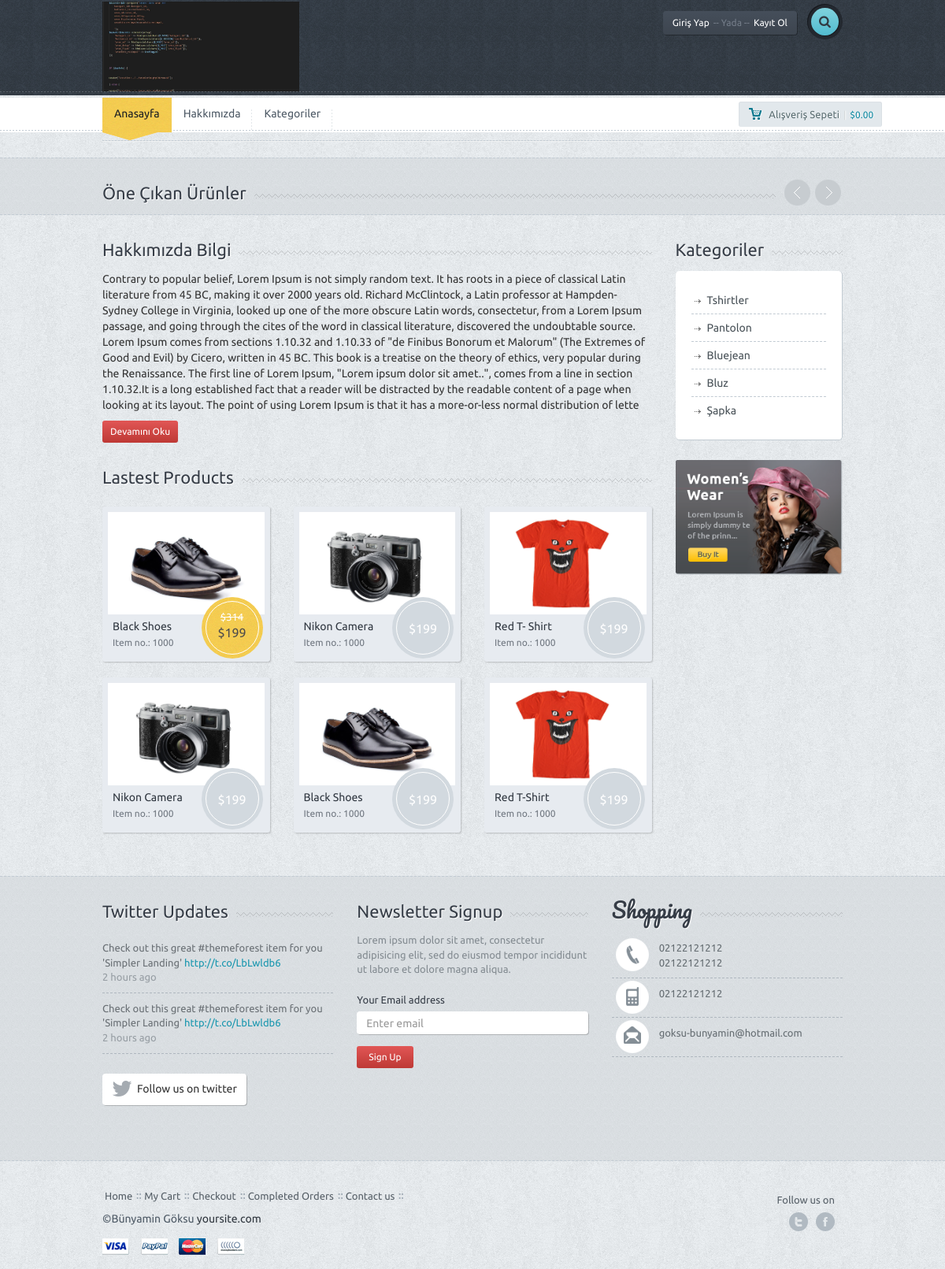
The page / on the database its author committed.
### tables this page shows
CREATE TABLE `ayar` (
  `ayar_id` int(11) NOT NULL,
  `ayar_logo` varchar(250) NOT NULL,
  `ayar_title` varchar(250) NOT NULL,
  `ayar_description` varchar(250) NOT NULL,
  `ayar_keywords` varchar(50) NOT NULL,
  `ayar_author` varchar(50) NOT NULL,
  `ayar_tel` varchar(50) NOT NULL,
  `ayar_gsm` varchar(50) NOT NULL,
  `ayar_faks` varchar(50) NOT NULL,
  `ayar_mail` varchar(50) NOT NULL,
  `ayar_ilce` varchar(50) NOT NULL,
  `ayar_il` varchar(50) NOT NULL,
  `ayar_adres` varchar(250) NOT NULL,
  `ayar_mesai` varchar(250) NOT NULL,
  `ayar_maps` varchar(250) NOT NULL,
  `ayar_analystic` varchar(50) NOT NULL,
  `ayar_zopim` varchar(50) NOT NULL,
  `ayar_facebook` varchar(50) NOT NULL,
  `ayar_twitter` varchar(50) NOT NULL,
  `ayar_google` varchar(50) NOT NULL,
  `ayar_youtube` varchar(50) NOT NULL,
  `ayar_smtphost` varchar(50) NOT NULL,
  `ayar_smtpuser` varchar(50) NOT NULL,
  `ayar_smtppassword` varchar(50) NOT NULL,
  `ayar_smtpport` varchar(50) NOT NULL,
  `ayar_bakim` enum('0','1') NOT NULL DEFAULT '1'
);

CREATE TABLE `menu` (
  `menu_id` int(11) NOT NULL,
  `menu_ust` varchar(50) NOT NULL,
  `menu_ad` varchar(100) NOT NULL,
  `menu_detay` text NOT NULL,
  `menu_url` varchar(250) NOT NULL,
  `menu_sira` int(2) NOT NULL,
  `menu_durum` enum('0','1') NOT NULL,
  `menu_seourl` varchar(250) NOT NULL
);

CREATE TABLE `hakkimizda` (
  `hakkimizda_id` int(11) NOT NULL,
  `hakkimizda_baslik` varchar(250) NOT NULL,
  `hakkimizda_icerik` text NOT NULL,
  `hakkimizda_vizyon` varchar(500) NOT NULL,
  `hakkimizda_misyon` varchar(500) NOT NULL
);

CREATE TABLE `kategori` (
  `kategori_id` int(11) NOT NULL,
  `kategori_ad` varchar(100) NOT NULL,
  `kategori_ust` int(2) NOT NULL,
  `kategori_seourl` varchar(250) NOT NULL,
  `kategori_sira` int(2) NOT NULL,
  `kategori_durum` enum('0','1') NOT NULL DEFAULT '1'
);

### nedmin/production/fonksiyon.php (called while the page is built, shortened)
<?php
function seo($str, $options = array())
{
    $str = mb_convert_encoding((string)$str, 'UTF-8', mb_list_encodings());
    $defaults = array(
        'delimiter' => '-',
        'limit' => null,
        'lowercase' => true,
        'replacements' => array(),
        'transliterate' => true
    );
    $options = array_merge($defaults, $options);
    $str = preg_replace(array_keys($options['replacements']), $options['replacements'], $str);
    if ($options['transliterate']) {
        $str = str_replace(array_keys($char_map), $char_map, $str);
    }
    $str = preg_replace('/[^\p{L}\p{Nd}]+/u', $options['delimiter'], $str);
    $str = preg_replace('/(' . preg_quote($options['delimiter'], '/') . '){2,}/', '$1', $str);
    $str = mb_substr($str, 0, ($options['limit'] ? $options['limit'] : mb_strlen($str, 'UTF-8')), 'UTF-8');
    $str = trim($str, $options['delimiter']);
    return $options['lowercase'] ? mb_strtolower($str, 'UTF-8') : $str;
}
?>

### index.php (the view, shortened to what this page needs)
<?php include 'header.php' ?>
<div class="container">
	<div class="lines"></div>
	<?php include 'slider.php' ?>
</div>
<div class="f-widget featpro">
	<div class="container">
		<div class="title-widget-bg">
			<div class="title-widget">Öne Çıkan Ürünler</div>
			<div class="carousel-nav">
				<a class="prev"></a>
				<a class="next"></a>
			</div>
		</div>
	</div>
</div>
<div class="container">
	<div class="row">
		<div class="col-md-9">
			<div class="title-bg">
				<div class="title">Hakkımızda Bilgi</div>
			</div>
			<p class="ct">
				<?php
				$hakkimizdasor = $db->prepare("SELECT * FROM hakkimizda where hakkimizda_id=:hakkimizda_id");
				$hakkimizdasor->execute(array(
					'hakkimizda_id' => 0
				));
				$hakkimizdacek = $hakkimizdasor->fetch(PDO::FETCH_ASSOC);
				 echo substr($hakkimizdacek['hakkimizda_icerik'],0,1000) ?>
			</p>
			<a href="hakkimizda" class="btn btn-default btn-red btn-sm">Devamını Oku</a>
			<div class="title-bg">
				<div class="title">Lastest Products</div>
			</div>
			<div class="row prdct">
				<div class="col-md-4">
					<div class="productwrap">
						<div class="pr-img">
							<a href="product.htm"><img src="images\sample-2.jpg" alt="" class="img-responsive"></a>
							<div class="pricetag on-sale">
								<div class="inner on-sale"><span class="onsale"><span class="oldprice">$314</span>$199</span></div>
							</div>
						</div>
						<span class="smalltitle"><a href="product.htm">Black Shoes</a></span>
						<span class="smalldesc">Item no.: 1000</span>
					</div>
				</div>
				<div class="col-md-4">
					<div class="productwrap">
						<div class="pr-img">
							<a href="product.htm"><img src="images\sample-1.jpg" alt="" class="img-responsive"></a>
							<div class="pricetag">
								<div class="inner">$199</div>
							</div>
						</div>
						<span class="smalltitle"><a href="product.htm">Nikon Camera</a></span>
						<span class="smalldesc">Item no.: 1000</span>
					</div>
				</div>
				<div class="col-md-4">
					<div class="productwrap">
						<div class="pr-img">
							<a href="product.htm"><img src="images\sample-3.jpg" alt="" class="img-responsive"></a>
							<div class="pricetag">
								<div class="inner">$199</div>
							</div>
						</div>
						<span class="smalltitle"><a href="product.htm">Red T- Shirt</a></span>
						<span class="smalldesc">Item no.: 1000</span>
					</div>
				</div>
				<div class="col-md-4">
					<div class="productwrap">
						<div class="pr-img">
							<a href="product.htm"><img src="images\sample-1.jpg" alt="" class="img-responsive"></a>
							<div class="pricetag">
								<div class="inner">$199</div>
							</div>
						</div>
						<span class="smalltitle"><a href="product.htm">Nikon Camera</a></span>
						<span class="smalldesc">Item no.: 1000</span>
					</div>
				</div>
				<div class="col-md-4">
					<div class="productwrap">
						<div class="pr-img">
							<a href="product.htm"><img src="images\sample-2.jpg" alt="" class="img-responsive"></a>
							<div class="pricetag">
								<div class="inner">$199</div>
							</div>
						</div>
						<span class="smalltitle"><a href="product.htm">Black Shoes</a></span>
						<span class="smalldesc">Item no.: 1000</span>
					</div>
				</div>
				<div class="col-md-4">
					<div class="productwrap">
						<div class="pr-img">
							<a href="product.htm"><img src="images\sample-3.jpg" alt="" class="img-responsive"></a>
							<div class="pricetag">
								<div class="inner">$199</div>
							</div>
						</div>
						<span class="smalltitle"><a href="product.htm">Red T-Shirt</a></span>
						<span class="smalldesc">Item no.: 1000</span>
					</div>
				</div>
			</div>
			<div class="spacer"></div>
		</div>
		<?php include 'sidebar.php' ?>
	</div>
</div>
<?php include 'footer.php' ?>

### header.php (shortened to what this page needs)
<?php
include 'nedmin/netting/baglan.php';
include 'nedmin/production/fonksiyon.php';
$ayarsor = $db->prepare("SELECT * FROM ayar where ayar_id=:id");
$ayarsor->execute(array(
	'id' => 0
));
$ayarcek = $ayarsor->fetch(PDO::FETCH_ASSOC);
$kullanicisor = $db->prepare("SELECT * FROM kullanici where kullanici_mail=:mail");
$kullanicisor->execute(array(
	'mail' => $_SESSION['userkullanici_mail']
));
$kullanicicek = $kullanicisor->fetch(PDO::FETCH_ASSOC);
?>
<!DOCTYPE html>
<html lang="en">
<head>
	<link href='font-awesome\css\font-awesome.css' rel="stylesheet" type="text/css">
	<link href="bootstrap\css\bootstrap.min.css" rel="stylesheet">
	<link rel="stylesheet" href="style.css">
	<link rel="stylesheet" href="css\owl.carousel.css">
	<link rel="stylesheet" href="css\owl.transitions.css">
	<link rel="stylesheet" type="text/css" href="js\product\jquery.fancybox.css?v=2.1.5" media="screen">
</head>
<body>
	<div id="wrapper">
		<div class="header">
			<div class="container">
				<div class="row">
					<div class="col-xs-6 col-md-4 main-logo">
						<a href="index.php"><img width="250" src="<?php echo $ayarcek['ayar_logo'] ?>" alt="logo" class="logo img-responsive"></a>
					</div>
					<div class="col-md-8">
						<div class="pushright">
							<div class="top">
								<?php
								if (!isset($_SESSION['userkullanici_mail'])) { ?>
									<a href="#" id="reg" class="btn btn-default btn-dark">Giriş Yap<span>-- Yada --</span>Kayıt Ol</a>
								<?php } else { ?>
									<a href="#" class="btn btn-default btn-dark">Hoşgeldin<span>----</span><?php echo $kullanicicek['kullanici_adsoyad'] ?></a>
								<?php   } ?>
								<div class="srch-wrap">
									<a href="#" id="srch" class="btn btn-default btn-search"><i class="fa fa-search"></i></a>
								</div>
							</div>
						</div>
					</div>
				</div>
			</div>
			<div class="dashed"></div>
		</div>
		<div class="main-nav">
			<div class="navbar navbar-default navbar-static-top">
				<div class="container">
					<div class="row">
						<div class="col-md-10">
							<div class="navbar-collapse collapse">
								<ul class="nav navbar-nav">
									<li><a href="index.php" class="active">Anasayfa</a>
										<div class="curve"></div>
									</li>
									<?php
									$menusor = $db->prepare("SELECT * FROM menu where menu_durum=:durum order by menu_sira ASC limit 5");
									$menusor->execute(array(
										'durum' => 1
									));
									while ($menucek = $menusor->fetch(PDO::FETCH_ASSOC)) { ?>
										<li><a href="
									<?php
										if (!empty($menucek['menu_url'])) {
											echo $menucek['menu_url'];
										} else {
											echo "sayfa-" . seo($menucek['menu_ad']);
										}
									?>
									"><?php echo $menucek['menu_ad'] ?></a></li>
									<?php } ?>
								</ul>
							</div>
						</div>
						<div class="col-md-2 machart">
							<button id="popcart" class="btn btn-default btn-chart btn-sm "><span class="mychart">Alışveriş Sepeti</span>|<span class="allprice">$0.00</span></button>
						</div>
					</div>
				</div>
			</div>
		</div>

### sidebar.php
<div class="col-md-3">
	<div class="title-bg">
		<div class="title">Kategoriler</div>
	</div>
	<div class="categorybox">
		<ul>
			<?php
			$kategorisor = $db->prepare("SELECT * FROM kategori order by kategori_sira ASC");
			$kategorisor->execute();
			while ($kategoricek = $kategorisor->fetch(PDO::FETCH_ASSOC)) { ?>
				<li><a href="kategori-<?= seo($kategoricek["kategori_ad"]) ?>"><?php echo $kategoricek['kategori_ad'] ?></a></li>
			<?php } ?>
		</ul>
	</div>
	<div class="ads">
		<a href="product.htm"><img src="images\ads.png" class="img-responsive" alt=""></a>
	</div>
</div>

### footer.php (shortened to what this page needs)
<div class="f-widget">
		<div class="container">
			<div class="row">
				<div class="col-md-4">
					<div class="title-widget-bg">
						<div class="title-widget">Twitter Updates</div>
					</div>
					<ul class="tweets">
						<li>Check out this great #themeforest item for you
						'Simpler Landing' <a href="#">http://t.co/LbLwldb6 </a>
						<span>2 hours ago</span></li>
						<li class="lastone">Check out this great #themeforest item for you
						'Simpler Landing' <a href="#">http://t.co/LbLwldb6 </a>
						<span>2 hours ago</span></li>
					</ul>
					<a href="#" class="btn btn-default btn-follow"><i class="fa fa-twitter fa-2x"></i><div>Follow us on twitter</div></a>
				</div>
				<div class="col-md-4">
					<div class="title-widget-bg">
						<div class="title-widget">Newsletter Signup</div>
					</div>
					<div class="newsletter">
						<p>
							Lorem ipsum dolor sit amet, consectetur adipisicing elit, sed do eiusmod tempor incididunt ut labore et dolore magna aliqua.
						</p>
						<form role="form">
							<div class="form-group">
								<label>Your Email address</label>
								<input type="email" class="form-control newstler-input" id="exampleInputEmail1" placeholder="Enter email">
								<button class="btn btn-default btn-red btn-sm">Sign Up</button>
							</div>
						</form>
					</div>
				</div>
				<div class="col-md-4">
					<div class="title-widget-bg">
						<div class="title-widget-cursive">Shopping</div>
					</div>
					<ul class="contact-widget">
						<li class="fphone"><?php echo $ayarcek['ayar_tel'] ?><br><?php echo $ayarcek['ayar_faks'] ?></li>
						<li class="fmobile"><?php echo $ayarcek['ayar_gsm'] ?><br></li>
						<li class="fmail lastone"><?php echo $ayarcek['ayar_mail'] ?><br></li>
					</ul>
				</div>
			</div>
			<div class="spacer"></div>
		</div>
	</div>
	<div class="footer">
		<div class="container">
			<div class="row">
				<div class="col-md-9">
					<ul class="footermenu">
						<li><a href="index-1.htm">Home</a></li>
						<li><a href="cart.htm">My Cart</a></li>
						<li><a href="checkout.htm">Checkout</a></li>
						<li><a href="order.htm">Completed Orders</a></li>
						<li><a href="contact.htm">Contact us</a></li>
					</ul>
					<div class="f-credit">&copy;<?php echo $ayarcek['ayar_author'] ?> <a href="#">yoursite.com</a></div>
					<a href=""><div class="payment visa"></div></a>
					<a href=""><div class="payment paypal"></div></a>
					<a href=""><div class="payment mc"></div></a>
					<a href=""><div class="payment nh"></div></a>
				</div>
				<div class="col-md-3">
					<div class="followon">Follow us on</div>
					<div class="fsoc">
						<a href="http://<?php echo $ayarcek['ayar_twitter'] ?>" class="ftwitter">twitter</a>
						<a href="http://<?php echo $ayarcek['ayar_facebook'] ?>" class="ffacebook">facebook</a>
					</div>
					<div class="clearfix"></div>
				</div>
			</div>
		</div>
	</div>
	</div>
  </body>
</html>

### rows shown on the page
ayar: ayar_logo (picture), ayar_tel "02122121212", ayar_faks "02122121212", ayar_gsm "02122121212", ayar_mail "goksu-bunyamin@hotmail.com", ayar_author "Bünyamin Göksu"
menu: menu_ad "Hakkımızda"
menu: menu_ad "Kategoriler"
hakkimizda: hakkimizda_icerik "Contrary to popular belief, Lorem Ipsum is not simply random text. It has roots in a piece of classical Latin literature from 45 BC, making it over 2000 years old. Richard McClintock, a Latin professor at Hampden-Sydney College in Virginia, looked up one of the more obscure Latin words, consectetur, from a Lorem Ipsum passage, and going through the cites of the word in classical literature, discovered the undoubtable source. Lorem Ipsum comes from sections 1.10.32 and 1.10.33 of \"de Finibus Bonorum et Malorum\" (The Extremes of Good and Evil) by Cicero, written in 45 BC. This book is a treatise on the theory of ethics, very popular during the Renaissance. The first line of Lorem Ipsum,…"
kategori: kategori_ad "Tshirtler"
kategori: kategori_ad "Pantolon"
kategori: kategori_ad "Bluejean"
kategori: kategori_ad "Bluz"
kategori: kategori_ad "Şapka"
